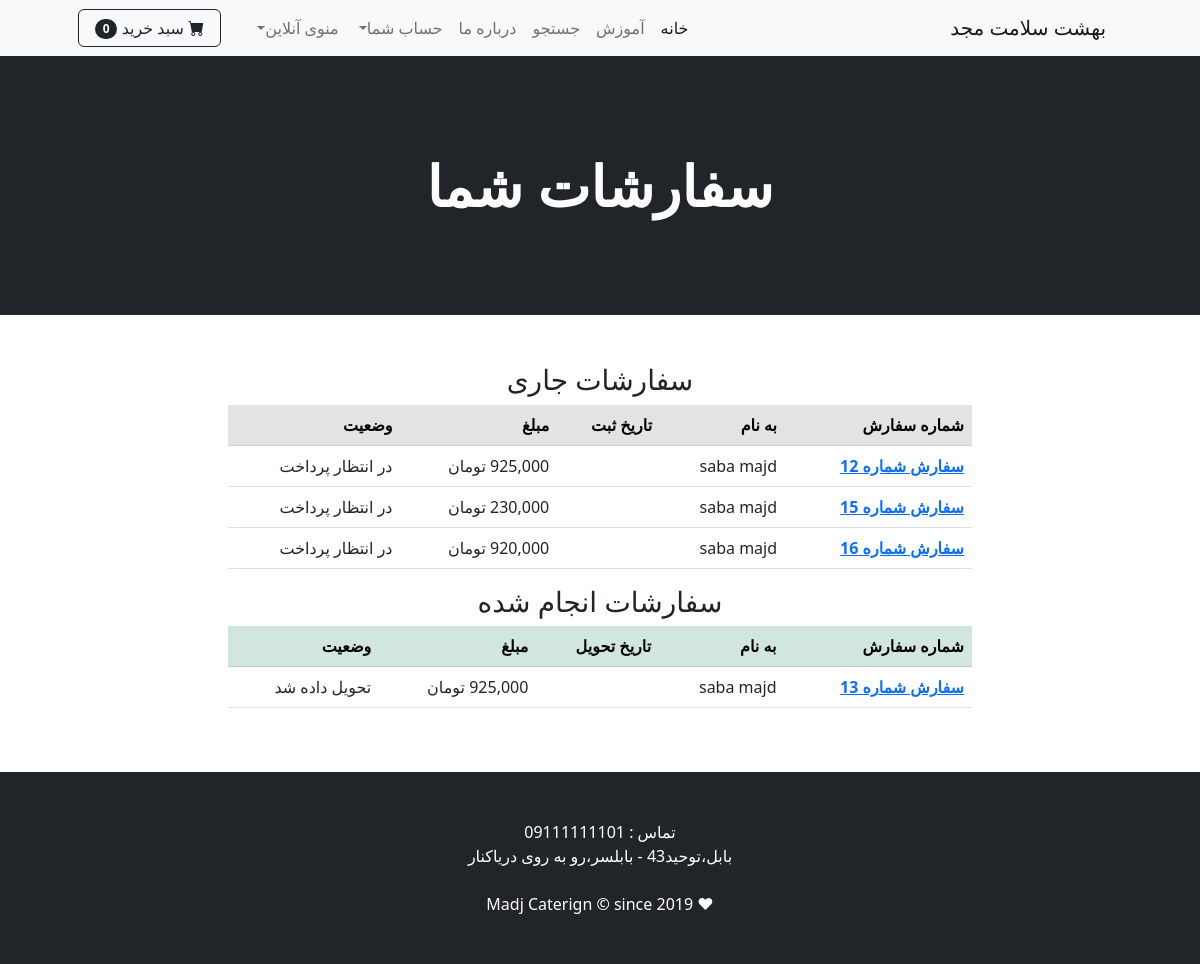
Screenshot of /orders/ (signed in) with the database file from the repository.
### payment/models.py (models this page shows, shortened)
class Order(models.Model):
    STATUS_ORDER = [
        ('Pending', 'در انتظار پرداخت'),
        ('Processing', 'در حال آماده سازی'),
        ('Shipped', 'ارسال شده توسط پیک'),
        ('Delivered', 'تحویل داده شد '),
    ]
    user = models.ForeignKey(User, on_delete=models.CASCADE, null=True, blank=True)
    full_name = models.CharField(max_length=250)
    email = models.EmailField(max_length=300)
    shipping_address = models.TextField(max_length=150000)
    amount_paid = models.DecimalField( max_digits=15, decimal_places=0)
    date_ordered = jmodels.jDateTimeField(auto_now_add=True)
    status = models.CharField(max_length=50, choices=STATUS_ORDER, default='Pending')
    last_update = jmodels.jDateTimeField(auto_now=True)

### shop/views.py (the view)
# urls.py: path('orders/', views.user_orders, name='orders'),
def user_orders(request):
    if request.user.is_authenticated:
        delivered_orders = Order.objects.filter(user=request.user, status='Delivered')
        other_orders = Order.objects.filter(user=request.user).exclude(status='Delivered')
        context = {
            'delivered': delivered_orders,
            'other': other_orders,
        }
        return render(request, 'orders.html', context)
    else:
        messages.success(request, 'دسترسی به این صفحه امکان پذیر نمیباشد')
        return redirect('home')

### cart/cart.py (called while the page is built)
    def __len__(self):
        return len(self.cart)

### cart/context_processors.py (called while the page is built)
def cart(request):
    return {'cart':Cart(request)}

### shop/templates/orders.html (shortened to what this page needs)
{% extends 'base.html' %}
{% block content %}
{% load humanize %}
{% load jformat %}
<header class="bg-dark py-5">
  <div class="container px-4 px-lg-5 my-5">
    <div class="text-center text-white">
      <h1 class="display-4 fw-bolder">سفارشات شما</h1>
    </div>
  </div>
</header>
<br /><br />
<div class="container">
  <div class="row">
    <center>
      <div class="col-8">
        {% if other %}
        <h3>سفارشات جاری</h3>
        <table class="table">
          <thead class="table-secondary">
            <tr>
              <th scope="col">شماره سفارش</th>
              <th scope="col">به نام</th>
              <th scope="col">تاریخ ثبت</th>
              <th scope="col">مبلغ </th>
              <th scope="col">وضعیت</th>
            </tr>
            {% for order in other %}
          </thead>
          <tbody>
            <tr>
              <th scope="row"><a href="{% url 'order_details' order.id %}">سفارش شماره {{ order.id }}</a></th>
              <td>{{ order.full_name}}</td>
              <td>{{ order.date_ordered  |  jformat:"%Y-%m-%d %H:%M"}}</td>
              <td>{{ order.amount_paid | intcomma }} تومان</td>
              <td>{{ order.get_status_display }}</td>
            </tr>
            {% endfor %}
          </tbody>
        </table>
        {% else %}
        سفارشی در جریان نیست
        {% endif%}
        {% if delivered %}
        <h3>سفارشات انجام شده</h3>
        <table class="table">
          <thead class="table-success">
            <tr>
              <th scope="col">شماره سفارش</th>
              <th scope="col">به نام</th>
              <th scope="col">تاریخ تحویل</th>
              <th scope="col">مبلغ </th>
              <th scope="col">وضعیت</th>
            </tr>
            {% for order in delivered %}
          </thead>
          <tbody>
            <tr>
              <th scope="row"><a href="{% url 'order_details' order.id %}">سفارش شماره {{ order.id }}</a></th>
              <td>{{ order.full_name}}</td>
              <td>{{ order.last_update |  jformat:"%Y-%m-%d %H:%M"}}</td>
              <td>{{ order.amount_paid | intcomma }} تومان </td>
              <td>{{ order.get_status_display }}</td>
            </tr>
            {% endfor %}
          </tbody>
        </table>
        {% else %}
         <h3> سفارشی به اتمام نرسید </h3>
        {% endif%}
      </div>
    </center>
  </div>
</div>
<br /><br />
{% endblock %}

### shop/templates/base.html (shortened to what this page needs)
{% load static %}
{% load humanize %}
<!DOCTYPE html>
<html lang="en">
  <head>
    <link
      href="https://cdn.jsdelivr.net/npm/bootstrap-icons@1.5.0/font/bootstrap-icons.css"
      rel="stylesheet"
    />
    <link href="{% static 'css/styles.css' %}" rel="stylesheet" />
  </head>
  <body dir="rtl">
    {% include 'navbar.html' %}
    {% block content%}
    {% endblock %}
    <footer class="py-5 bg-dark">
      <div class="container">
        <p class="m-0 text-center text-white">
          تماس : 09111111101 <br />
          بابل،توحید43 - بابلسر،رو به روی دریاکنار
        </p>
      </div>
      <br />
      <div class="container">
        <p class="m-0 text-center text-white">
          &hearts; Madj Caterign &copy; since 2019
        </p>
      </div>
    </footer>
  </body>
</html>

### shop/templates/navbar.html (shortened to what this page needs)
<nav class="navbar navbar-expand-lg navbar-light bg-light">
    <div class="container px-4 px-lg-5">
        <a class="navbar-brand" href="#!">بهشت سلامت مجد</a>
        <div class="collapse navbar-collapse" id="navbarSupportedContent">
            <ul class="navbar-nav me-auto mb-2 mb-lg-0 ms-lg-4">
                <li class="nav-item"><a class="nav-link active" aria-current="page" href="/">خانه</a></li>
                <li class="nav-item"><a class="nav-link" href="{% url 'learn' %}">آموزش</a></li>
                <li class="nav-item"><a class="nav-link" href="{% url 'search' %}">جستجو </a></li>
                <li class="nav-item"><a class="nav-link" href="{% url 'about' %}">درباره ما</a></li>
                <li class="nav-item dropdown">
                    <a class="nav-link dropdown-toggle" id="navbarDropdown" href="/" role="button" data-bs-toggle="dropdown" aria-expanded="false">حساب شما</a>
                </li>
                <li class="nav-item dropdown">
                    <a class="nav-link dropdown-toggle" id="navbarDropdown" href="/" role="button" data-bs-toggle="dropdown" aria-expanded="false">منوی آنلاین</a>
                </li>
            </ul>
            <form class="d-flex">
                <a href="{% url 'cart_summary' %}" class="btn btn-outline-dark">
                    <i class="bi-cart-fill me-1"></i>
                    سبد خرید
                    <span class="badge bg-dark text-white ms-1 rounded-pill"  id="cart_quantity">{{ cart|length}}</span>
                </a>
            </form>
        </div>
    </div>
</nav>

### rows the page displays
Order: id "12", full_name "saba majd", amount_paid "925,000", status "در انتظار پرداخت"
Order: id "15", full_name "saba majd", amount_paid "230,000", status "در انتظار پرداخت"
Order: id "16", full_name "saba majd", amount_paid "920,000", status "در انتظار پرداخت"
Order: id "13", full_name "saba majd", status "تحویل داده شد"

### other values shown
{{ cart|length }} "0"
